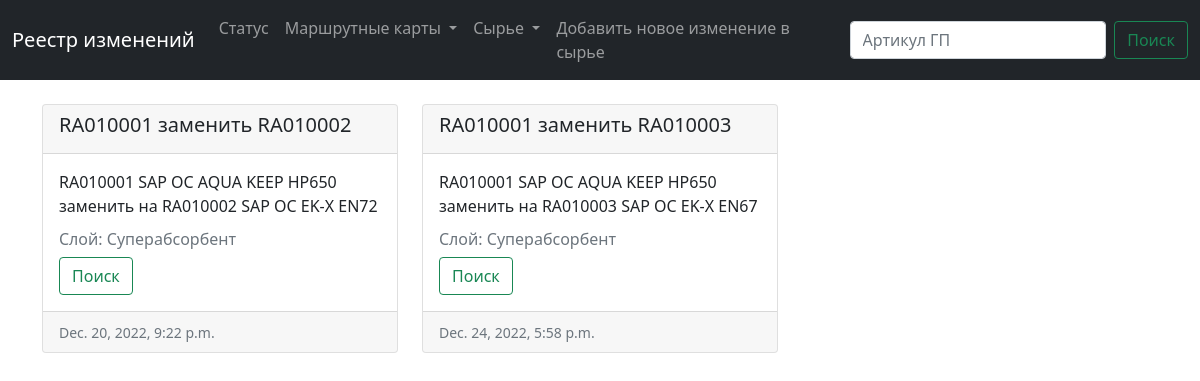
The app's page /, older data.
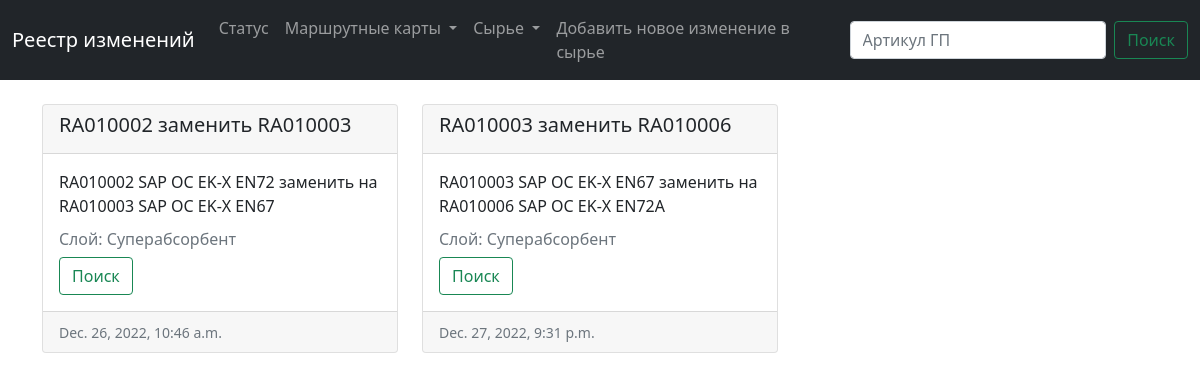
The same page, newer data.
### main/models.py (models this page shows, shortened)
class Change (models.Model):
    raw_current = models.ForeignKey(Raw, blank=True, null=True, on_delete=models.CASCADE, related_name='raw_current')
    raw_new = models.ForeignKey(Raw, blank=True, null=True, on_delete=models.CASCADE, related_name='raw_new')
    created_date = models.DateTimeField(default=timezone.now)  # когда была создана заявка

class Raw (models.Model):
    num = models.CharField(max_length=200)  # артикул сырья
    name = models.CharField(max_length=200)  # наименование
    layer = models.CharField(max_length=200)  # навзвание слоя на русском

### main/views.py (the view)
# urls.py: path('', views.status, name='status'),
def status(request):
    changes = Change.objects.all()
    raws = Raw.objects.all()
    return render(request, 'main/status.html',{'changes': changes,'raws': raws})

### main/templates/main/status.html (shortened to what this page needs)
{% extends 'main/base.html' %}
{% block content%}
    <div class="container">
        <br>
        <div class="row row-cols-1 row-cols-md-3 g-4">
            {% for change in changes %}
                <div class="col">
                    <div class="card">
                        <div class="card-header">
                          <h5>{{ change.raw_current.num }} заменить {{ change.raw_new.num }}</h5>
                          </div>
                        <div class="card-body">
                            <p class="card-text">{{ change.raw_current.num }} {{ change.raw_current.name }} заменить на {{ change.raw_new.num }} {{change.raw_new.name }}
                                <h6 class="card-subtitle mb-2 text-muted">Слой: {{change.raw_current.layer}}</h6>
                            <form class="d-flex" method="POST" action=" {% url 'gen' change.id %} ">
                                <button class="btn btn-outline-success" type="submit" name = 'searched'>Поиск</button>
                            </form>
                        </div>
                        <div class="card-footer">
                            <small class="text-muted">{{change.created_date}}</small>
                        </div>
                    </div>
                </div>
            {% endfor %}
        </div>
{% endblock %}

Row changes from the older to the newer data that the page shows:
removed Change: raw_current.num "RA010001", raw_new.num "RA010002", raw_current.name "SAP OC AQUA KEEP HP650", raw_new.name "SAP OC EK-X EN72", raw_current.layer "Суперабсорбент", created_date "Dec. 20, 2022, 9:22 p.m."
removed Change: raw_current.num "RA010001", raw_new.num "RA010003", raw_current.name "SAP OC AQUA KEEP HP650", raw_new.name "SAP OC EK-X EN67", raw_current.layer "Суперабсорбент", created_date "Dec. 24, 2022, 5:58 p.m."
added Change: raw_current.num "RA010002", raw_new.num "RA010003", raw_current.name "SAP OC EK-X EN72", raw_new.name "SAP OC EK-X EN67", raw_current.layer "Суперабсорбент", created_date "Dec. 26, 2022, 10:46 a.m."
added Change: raw_current.num "RA010003", raw_new.num "RA010006", raw_current.name "SAP OC EK-X EN67", raw_new.name "SAP OC EK-X EN72A", raw_current.layer "Суперабсорбент", created_date "Dec. 27, 2022, 9:31 p.m."
